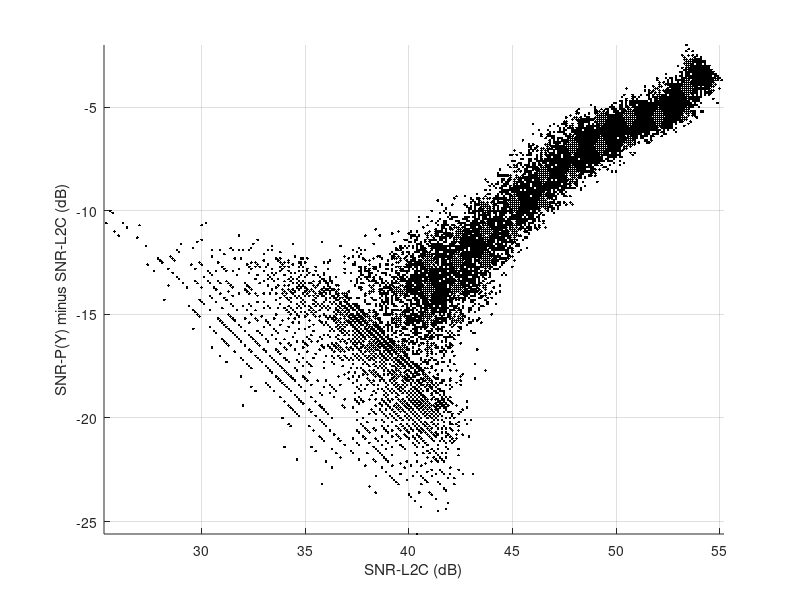

This figure's MATLAB source: (Note: this script raises an error after producing the figure.)
% Measured discrepancy between SNR of L2-P(Y) and of L2C, versus SNR of
% L2C; based on observations collected simultaneously for both codes at
% 10-second intervals during a full day (24 Mar 2009) at a fixed station
% (receiver Trimble NetRS, station P041 of the Plate Boundary Observatory,
% http://pbo.unavco.org) for all block IIR-M satellites active at the time
% (PRNs 7, 12, 15, 17, 29, and 31)
% 
% Inset in Fig. 3 in Nievinski, F.G. and Larson, K.M., "An open source GPS
% multipath simulator in Matlab/Octave", GPS Solut. (in press)

%%
temp = load('snr_s2_vs_sc_obs.mat');
sc = temp.sc;
s2 = temp.s2;
elev = temp.elev;

idx = isnan(sc) | isnan(s2) | isnan(elev);
sc(idx) = [];
s2(idx) = [];
elev(idx) = [];

sd = s2 - sc;

%%
% figure
%   hold on
%   plot(elev, s2, '.r')
%   plot(elev, sc, '.b')
%   legend({'P(Y)','L2C'}, 'Location','SouthEast')
%   grid on
%   xlabel('Elevation angle (degrees)')
%   ylabel('SNR (dB)')
%   xlim([0 90])

%%
figure
  hold on
  plot(sc, sd, '.k')
  grid on
  axis equal
  xlabel('SNR-L2C (dB)')
  ylabel('SNR-P(Y) minus SNR-L2C (dB)')
  mysaveas('figB3inset')
